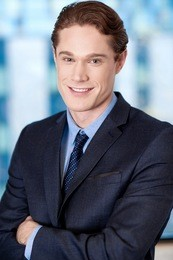
#> input picture face_check/22.jpg, 173 x 260 px, found by its file name
$ python test01.py
#> lines starting #> are read from the running program, lines starting #| are printed output that depends on the picture; after the words box and inside, x2 and y2 are one past the last pixel; in counts of white or black regions, pixels touching at a corner belong together
import cv2


def detect():
    # 声明face_cascade变量，该变量为CascadeClassifier对象，负责人脸检测
    face_cascade = cv2.CascadeClassifier(
        r'face_check\haarcascade_frontalface_default.xml')
    # 人的眼睛检测
    eye_cascade = cv2.CascadeClassifier(r'face_check\haarcascade_eye.xml')
    img = cv2.imread(  # 读取图片
        r'face_check/22.jpg')
#> img is the input picture: shape (260, 173, 3); mean B, G, R 124.4, 111.3, 105.2
    gray = cv2.cvtColor(img, cv2.COLOR_BGR2GRAY)  # 将图片转化为灰度图
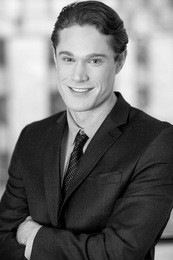
#> gray: shape (260, 173); min 0, max 251, mean 110.9
    faces = face_cascade.detectMultiScale(gray, 1.3, 5)  # 进行实际的人脸检测
#> faces = [[46, 32, 75, 75]]
    eyes = eye_cascade.detectMultiScale(gray, 1.1, 5, 0, (10, 10))  # 进行眼睛检测
#> eyes = [[58, 49, 21, 21], [83, 48, 23, 23]]
    for (x, y, w, h) in faces:          #画出人脸矩阵
        img = cv2.rectangle(img, (x, y), (x+w, y+h), (255, 0, 0), 2)
#> this loop made 1 pass
#> pass 1, in detect, `img = cv2.rectangle(img, (x, y), (x+w, y+h), (255, 0, 0), 2)`:
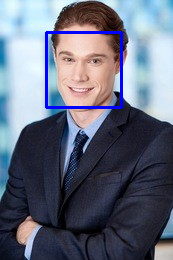
#> img: shape (260, 173, 3); 1.99% of pixels changed, all inside (x1, y1, x2, y2) = (45, 31, 123, 109)
    for (ex, ey, ew, eh) in eyes:       # 画出眼睛矩阵
        img = cv2.rectangle(img, (ex, ey), (ex+ew, ey+eh), (0, 255, 0), 2)
#> this loop made 2 passes
#> pass 1, in detect, `img = cv2.rectangle(img, (ex, ey), (ex+ew, ey+eh), (0, 255, 0), 2)`:
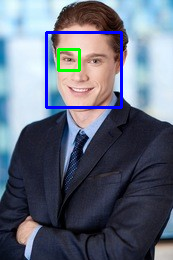
#> img: shape (260, 173, 3); 0.55% of pixels changed, all inside (x1, y1, x2, y2) = (57, 48, 81, 72)
#> pass 2, in detect, `img = cv2.rectangle(img, (ex, ey), (ex+ew, ey+eh), (0, 255, 0), 2)`:
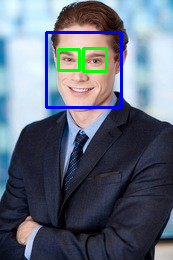
#> img: shape (260, 173, 3); 0.6% of pixels changed, all inside (x1, y1, x2, y2) = (82, 47, 108, 73)
    cv2.imshow('Vikongs Detected!!', img)
    cv2.imwrite(r'face_check/aa.jpg', img)
    cv2.waitKey(0)


if __name__ == "__main__":
    detect()

$ run again, with face_check/11.jpg copied over face_check/22.jpg
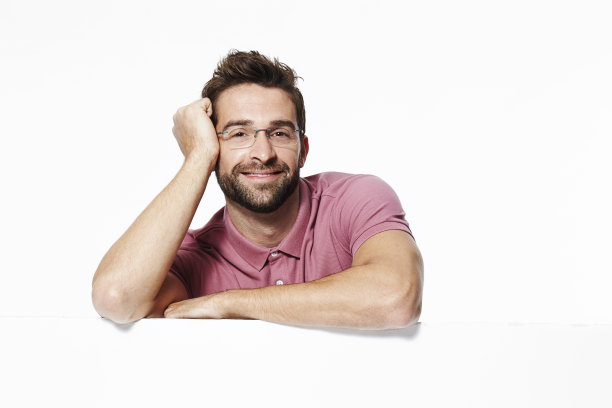
#> input picture face_check/11.jpg, 612 x 408 px, found by its file name
#> in detect, img is the input picture: shape (408, 612, 3); mean B, G, R 223.5, 225.7, 234
#> faces = [[206, 89, 112, 112]]
#> eyes = [[228, 124, 22, 22], [268, 122, 23, 23]]
#> the loop in detect, `for (x, y, w, h) in faces:` made 1 pass
#> the loop in detect, `for (ex, ey, ew, eh) in eyes:` made 2 passes
#> pass 1, in detect, `img = cv2.rectangle(img, (ex, ey), (ex+ew, ey+eh), (0, 255, 0), 2)`:
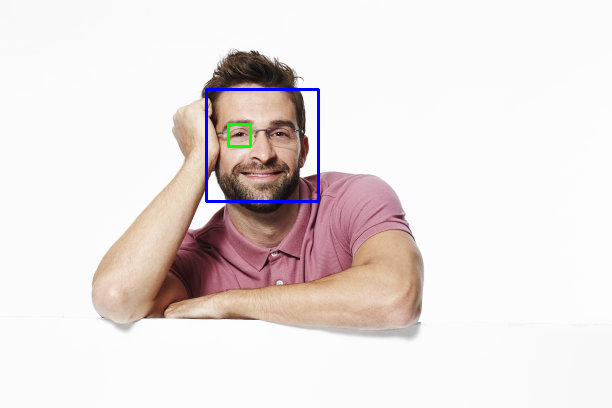
#> img: shape (408, 612, 3); mean B, G, R 223.9, 225, 232.9
#> pass 2, in detect, `img = cv2.rectangle(img, (ex, ey), (ex+ew, ey+eh), (0, 255, 0), 2)`:
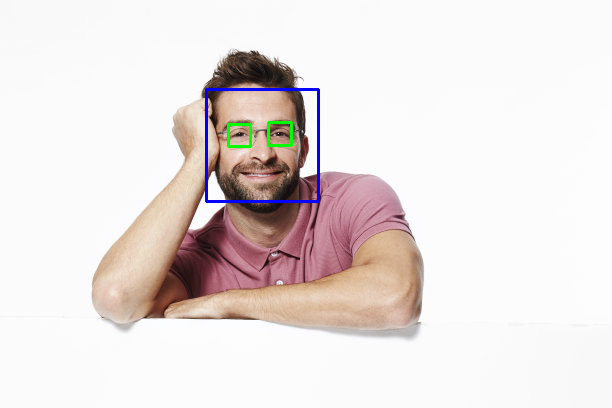
#> img: shape (408, 612, 3); 0.11% of pixels changed, all inside (x1, y1, x2, y2) = (267, 121, 293, 147)
